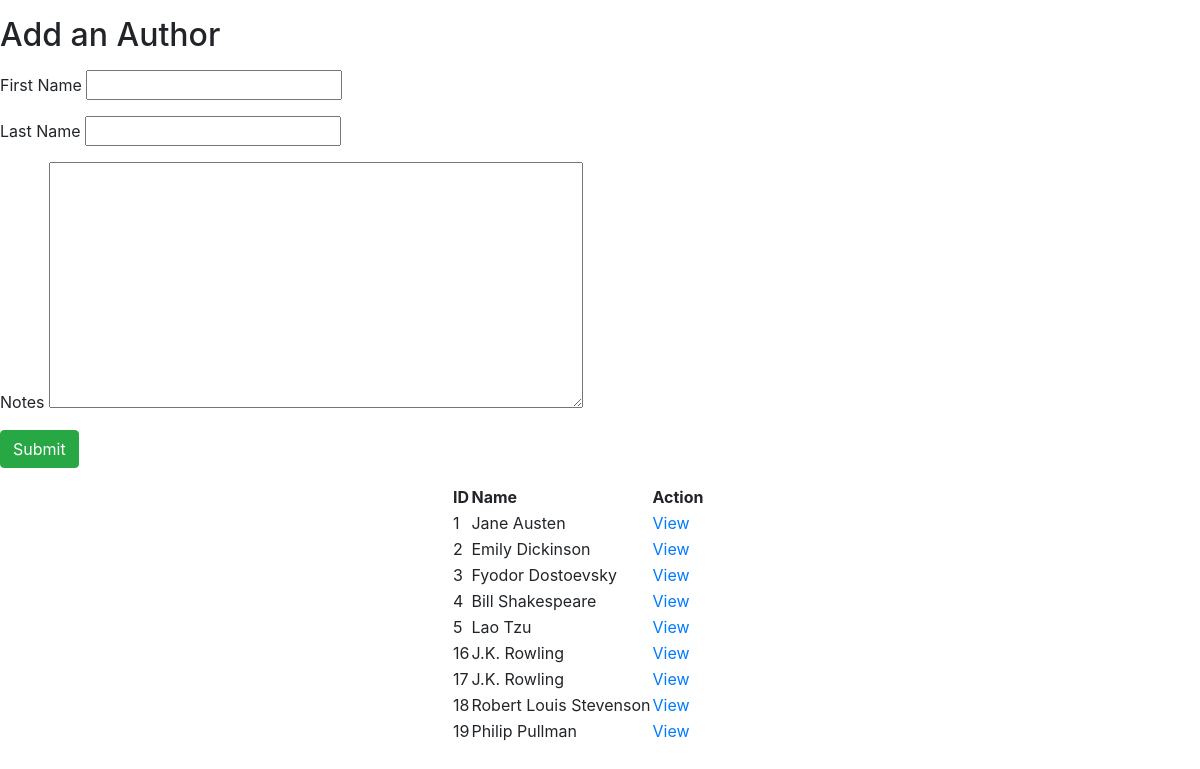
The app's page /authors with its own data.
### books_authors_app/models.py (models this page shows)
class Authors(models.Model):
    first_name = models.CharField(max_length=45)
    last_name = models.CharField(max_length=45)
    notes = models.TextField()
    books = models.ManyToManyField(Book, related_name="authors")
    created_at = models.DateTimeField(auto_now_add=True)
    updated_at = models.DateTimeField(auto_now=True)

### books_authors_app/views.py (the view)
# urls.py: path('authors', views.index2),
def index2(request):
    context_3 = {
        "all_authors": Authors.objects.all()
    }
    return render(request, "authors.html", context_3)

### books_authors_app/templates/authors.html (shortened to what this page needs)
<!DOCTYPE html>
<html lang="en">
<head>
    <link rel="stylesheet" href="https://maxcdn.bootstrapcdn.com/bootstrap/4.0.0/css/bootstrap.min.css">
</head>
<body>
    <p><h2>Add an Author</h2></p>
        <form action="/authorAction" method="POST">
            <p>First Name <input type="text" name="first_name"></p>
            <p>Last Name <input type="text" name="last_name"></p>
            <p>Notes <textarea rows="10" cols="50" name="notes"></textarea></p>
            <p><input type="submit" class="btn btn-success"></p>
            </form>
            <table>
                <tr>
                  <th>ID</th>
                  <th>Name</th>
                  <th>Action</th>
                </tr>
                {% for authors in all_authors %}
                <tr>
                  <td>{{authors.id}}</td>
                  <td>{{authors.first_name}} {{authors.last_name}}</td>
                  <td><a href="/authors/{{authors.id}}">View</a></td>
                </tr>
                {% endfor %}
            </table>
</body>
</html>

### books_authors_app/templates/authors.html (style rules this page uses)
* { text-align: left; }
table { text-align: center; margin-left: 452px; }

### records on screen
Authors: id "1", first_name "Jane", last_name "Austen"
Authors: id "2", first_name "Emily", last_name "Dickinson"
Authors: id "3", first_name "Fyodor", last_name "Dostoevsky"
Authors: id "4", first_name "Bill", last_name "Shakespeare"
Authors: id "5", first_name "Lao", last_name "Tzu"
Authors: id "16", first_name "J.K.", last_name "Rowling"
Authors: id "17", first_name "J.K.", last_name "Rowling"
Authors: id "18", first_name "Robert Louis", last_name "Stevenson"
Authors: id "19", first_name "Philip", last_name "Pullman"
